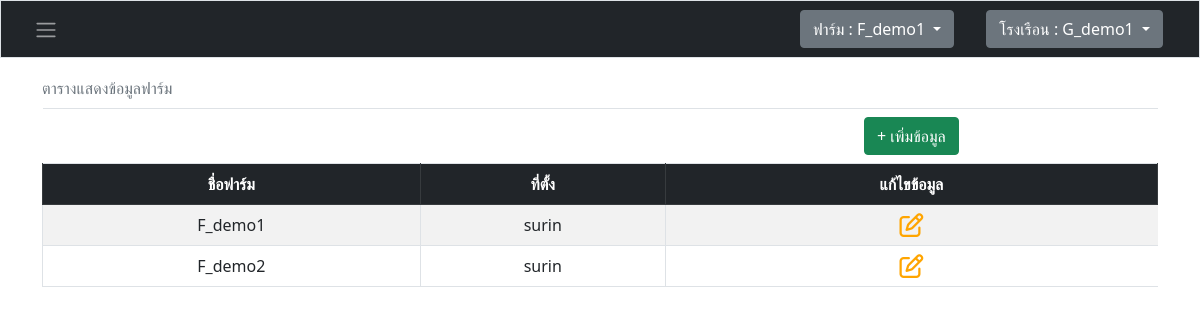
The page /php/ShowFarm.php (signed in) on the database its author committed.
### tables this page shows
CREATE TABLE `tb_farm` (
  `id_farm` int(4) UNSIGNED ZEROFILL NOT NULL COMMENT 'รหัสฟาร์ม',
  `id_user` int(4) UNSIGNED ZEROFILL NOT NULL COMMENT 'รหัสผู้ใช้',
  `name_farm` varchar(100) NOT NULL COMMENT 'ชื่อฟาร์ม',
  `location` varchar(200) NOT NULL COMMENT 'ที่ตั้ง'
);

### Connect/session.php (called while the page is built, shortened)
<?php
include '../Connect/conn.php';
if (isset($_SESSION['user'])) {
    $user = $_SESSION["user"];
    $sql_user_session = "SELECT a.id_user FROM tb_user as a WHERE a.user_name = '$user'";
    $resultd_user_session = mysqli_query($conn, $sql_user_session);
    if ($resultd_user_session) {
        $row_user_session = mysqli_fetch_assoc($resultd_user_session);
        $id_user_session  = $row_user_session['id_user'];
    }
}
?>

### php/ShowFarm.php (the view, shortened to what this page needs)
<?php
include '../Connect/conn.php';
include '../Connect/session.php';
$sql = "SELECT * FROM `tb_farm`
INNER JOIN `tb_user` ON tb_farm.id_user = tb_user.id_user
WHERE tb_user.id_user = '$id_user_session'";
$result = mysqli_query($conn, $sql);
?>
<!doctype html>
<html lang="en">
<head>
  <link href="https://cdn.jsdelivr.net/npm/bootstrap@5.0.0-beta3/dist/css/bootstrap.min.css" rel="stylesheet" />
  <link rel="stylesheet" href="https://cdnjs.cloudflare.com/ajax/libs/font-awesome/6.2.1/css/all.min.css" />
</head>
<body>
  <?php include '../navbar/navbar.php'; ?>
  <div class="pt-5 main-content-div" style=" text-align: center;">
    <div class="container" style="margin-top: 20px;">
      <table class="table table-striped table-bordered">
        <caption class="caption-top">ตารางแสดงข้อมูลฟาร์ม</caption>
        <thead>
          <th style="border: none;"></th>
          <th style="border: none;"></th>
          <th style="border: none;">
            <a class="btn btn-success" data-bs-toggle="modal" data-bs-target="#add_data_Modal">+ เพิ่มข้อมูล</a>
          </th>
        </thead>
        <thead class="table-dark">
          <tr>
            <th>ชื่อฟาร์ม</th>
            <th>ที่ตั้ง</th>
            <th>แก้ไขข้อมูล</th>
          </tr>
        </thead>
        <tbody>
          <?php
          while ($row = mysqli_fetch_array($result)) {
          ?>
            <tr>
              <td><?= $row["name_farm"] ?></td>
              <td><?= $row["location"] ?></td>
              <td style="border: none;">
                <a type="button" class="edit-button" style="color: orange; cursor: pointer;"
                data-bs-toggle="modal"
                data-bs-target="#update_data_Modal"
                data-farm_name="<?= $row["name_farm"] ?>"
                data-id_farm="<?= $row["id_farm"] ?>"
                data-location="<?= $row["location"] ?>"
                ><i class="fa-regular fa-pen-to-square fa-xl"></i></a>
              </td>
            </tr>
          <?php
          }
          ?>
        </tbody>
      </table>
    </div>
  </div>
</body>
</html>

### rows shown on the page
tb_farm: name_farm "F_demo1", location "surin"
tb_farm: name_farm "F_demo2", location "surin"

### other values the page prints
$farm_name "F_demo1"
$greenhouse_name "G_demo1"
